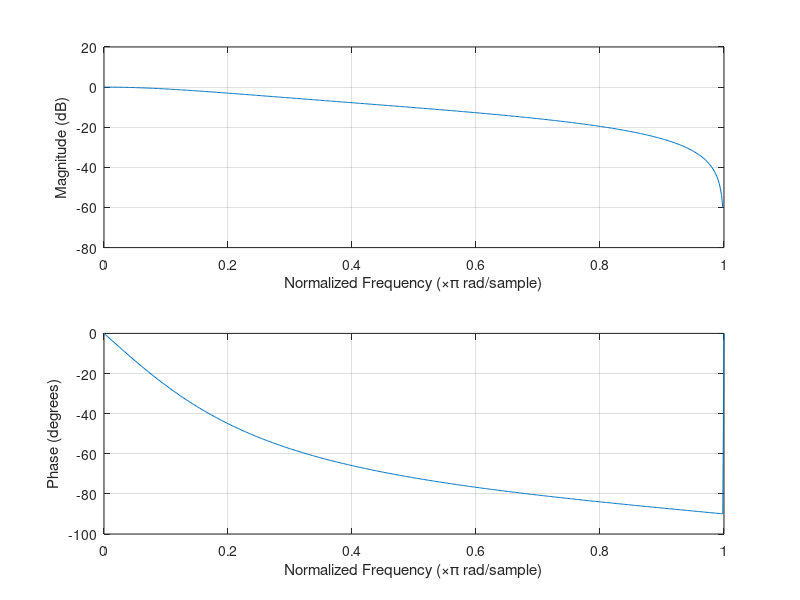
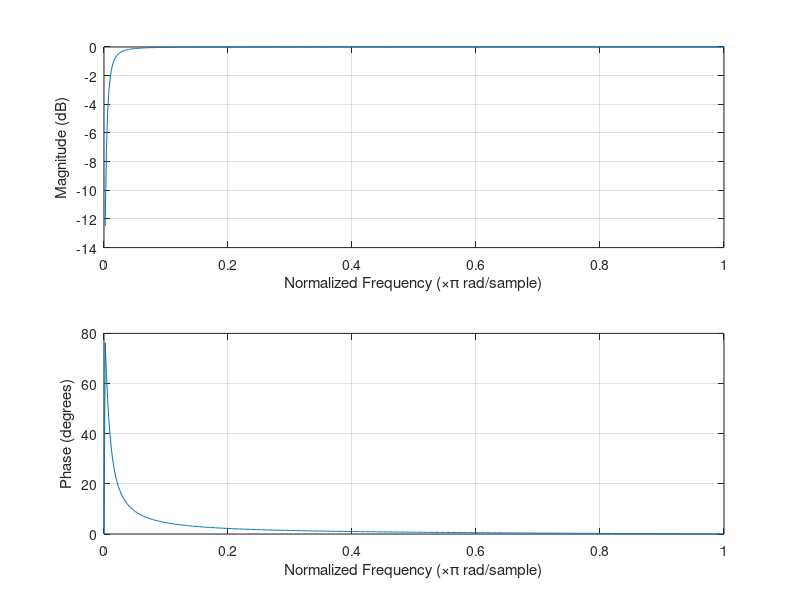
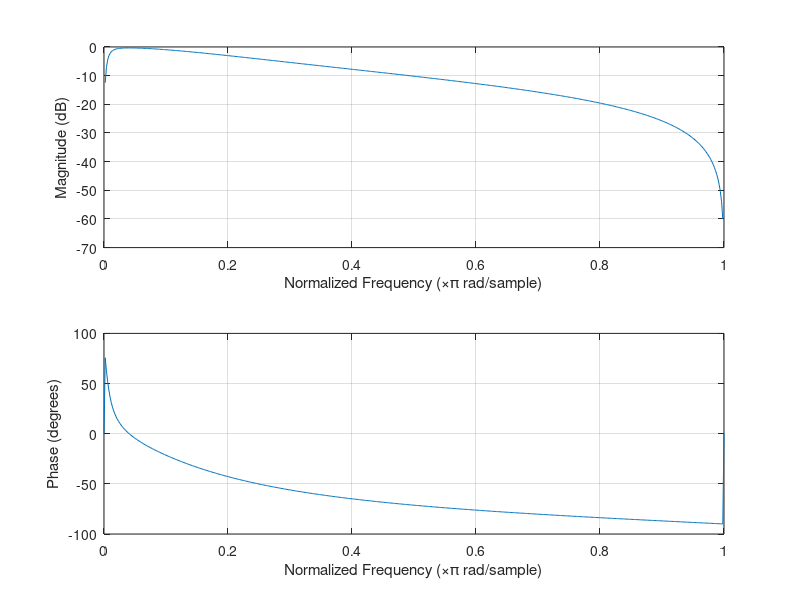

These charts were generated, in order, by the following MATLAB code:
% Activity 3: design of a digital filter from an analog filter
% Design a band-pass filter from 20 Hz to 500 Hz using a low pass and a 
% high pass in cascade
% 1) Obtain H(s)
% 2) Obtain H(z) using bilinear transormation
% 3) Sketch H(z) for each filter use freqz command.
figure
freqz([0.6498,0.6498],[2.6498,-1.3502],[])
figure
freqz([2,-2],[2.0251,-1.9749],[])
figure
freqz([1.2996,0,-1.2996],[5.3661,-7.9674,2.6665],[])